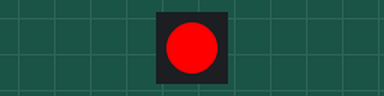
Bench run of a program on a simulated Raspberry Pi Pico running MicroPython. Parts: 1 RGB LEDs in strip order, left to right. Library files of the repository ran but are not shown: neopixel.py.

Above: at 0.2 s.
At 2.6 s:
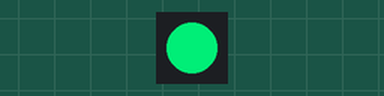
At 4.6 s:
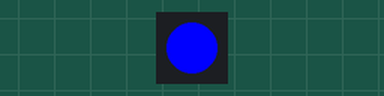
At 6.2 s:
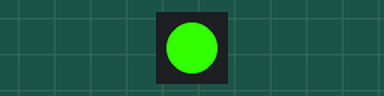
Timing chart, 0 to 6.5 s (numbered marks = the images above):
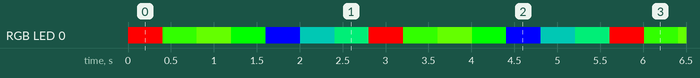

Measured:
- by itself, RGB LED 0: repeats every 2.8 s: RGB(50, 255, 0) 0.40 s, RGB(100, 255, 0) 0.40 s, RGB(0, 255, 0) 0.40 s, RGB(0, 0, 255) 0.40 s, RGB(0, 100, 90) 0.40 s, RGB(0, 200, 100) 0.40 s, RGB(255, 0, 0) 0.40 s
- by itself, everything shown: repeats every 2.8 s, in 14 steps

The program:

npTest.py
```python
#Example 1 - Control individual LED

from neopixel import Neopixel
import utime

numpix = 1
pinNum = 28
strip = Neopixel(numpix, 0, pinNum, "RGBW")

green = (255, 0, 0)
orange = (255, 50, 0)
yellow = (255, 100, 0)
red = (0, 255, 0)
blue = (0, 0, 255)
indigo = (100, 0, 90)
violet = (200, 0, 100)
colors_rgb = [red, orange, yellow, green, blue, indigo, violet]

#Commands
#    strip.set_pixel(0, blue)
#    strip.show()
#    utime.sleep(delay)
#    strip.fill((0,0,0))
 #   strip.brightness(brightness)
#blank = (0,0,0)
#strip.fill((0,0,0))
#strip.show()

def setNeo(color,brightness):
    global strip
    #strip.fill((0,0,0))
   # strip.show()
    #strip.set_pixel(0, blank)
    if color not in colors_rgb:
        return f"Color {color} not in List"

   # strip.fill((0,0,0))
   # strip.show()
    strip.set_pixel(0, color)
    strip.brightness(brightness)
    strip.show()
    utime.sleep(.4)


if __name__ == "__main__":
    while True:
        for x in colors_rgb:
            strip.fill((0,0,0))
            strip.show()
            setNeo(x, 300)
   # strip.fill((0,0,0))
   # strip.show()
    
```
